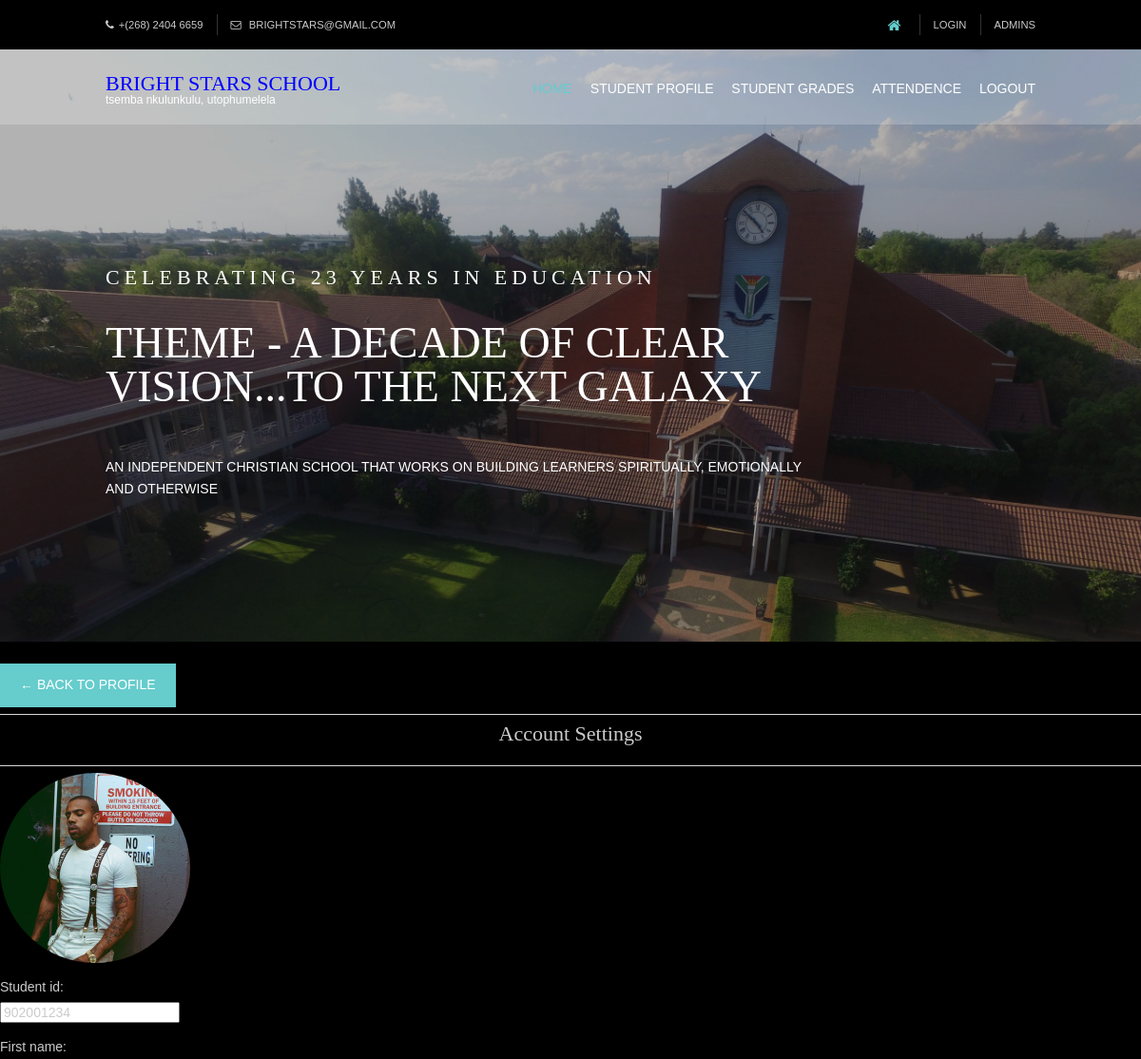
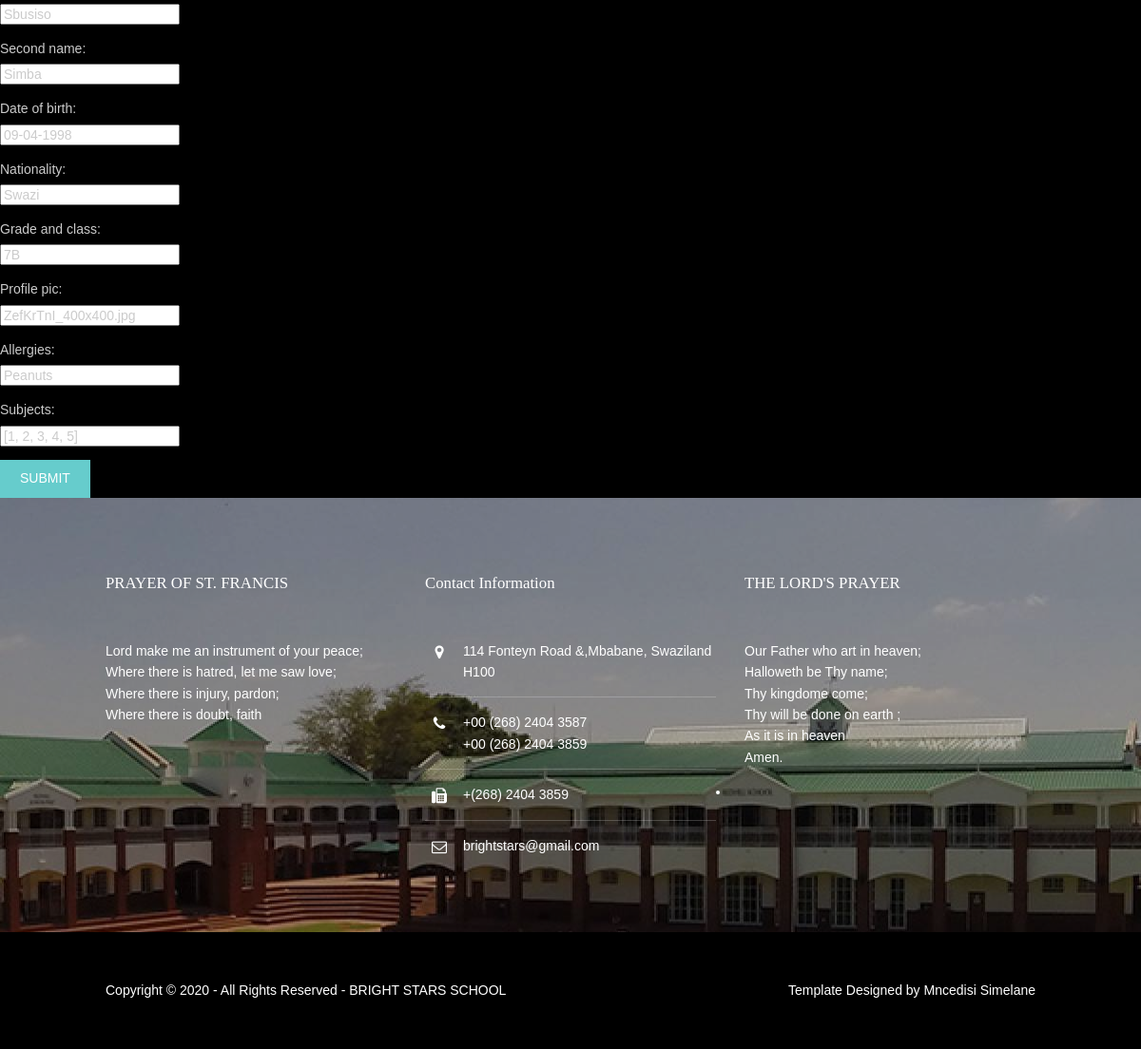
/account/ (signed in), run on the app's committed database (2 pictures, top to bottom).
### school/models.py (models this page shows, shortened)
class student_profile(models.Model):
	student_id = models.CharField(max_length=20, primary_key=True)
	user = models.OneToOneField(User, null=True, on_delete=models.CASCADE)
	first_name = models.CharField(max_length=200, null=True)
	second_name = models.CharField(max_length=200, null=True)
	date_of_birth = models.CharField(max_length=200, null=True)
	nationality = models.CharField(max_length=200, null=True)
	grade_and_class = models.CharField(max_length=200, null=True)
	profile_pic = models.ImageField(default='default.jpg', null=True, blank=True)
	allergies =  models.CharField(max_length=200, null=True)
	subjects = models.ManyToManyField(subject)

### school/decorators.py (the view)
		def wrapper_func(request, *args, **kwargs):
			group = None
			if request.user.groups.exists():
				group = request.user.groups.all()[0].name
			if group in allowed_roles:
				return view_func(request, *args, **kwargs)
			else:
				return HttpResponse('You are not authorized to view this page')

### school/forms.py
class student_profileForm(ModelForm):
	class Meta:
		model = student_profile
		fields = '__all__'
		exclude = ['user']
		widgets = {
				'student_id':forms.TextInput(attrs={'class': 'form-control' }),
				'first_name':forms.TextInput(attrs={'class': 'form-control' }),
				'second_name':forms.TextInput(attrs={'class': 'form-control' }),
				'date_of_birth':forms.TextInput(attrs={'class': 'form-control' }),
				'nationality':forms.TextInput(attrs={'class': 'form-control' }),
				'grade_and_class':forms.TextInput(attrs={'class': 'form-control' }),
				'profile_pic':forms.TextInput(attrs={'class': 'form-control' }),
				'allergies':forms.TextInput(attrs={'class': 'form-control' }),
				'subjects':forms.TextInput(attrs={'class': 'form-control' }),
		}

### school/views.py (called while the page is built)
@login_required(login_url='login')
@allowed_users(allowed_roles=['students', 'admins'])
def accountSettings(request):
	student_profile = request.user.student_profile
	form = student_profileForm(instance=student_profile)
	if request.method == 'POST':
		form = student_profileForm(request.POST, request.FILES, instance=student_profile)
		if form.is_valid():
			form.save()
	context = {'form':form}
	return render(request, 'school/account_settings.html', context)

### school/templates/school/account_settings.html (shortened to what this page needs)
{%  extends 'school/user_main.html' %}
{% load static %}
{% block content %}
<br>
<div class="row">
	<div class="col-md-3">
		<div class="card card-body">
			<a class="btn btn-warning" href="{% url 'user_home' %}"> &#8592; Back to Profile</a>
			<hr>
			<h3 style="text-align: center">Account Settings</h3>
			<hr>
			<img class="profile-pic" src="{{request.user.student_profile.profile_pic.url}}" >
		</div>
	</div>
	<div class="col-md-9">
		<div class="card card-body">
			<form method="POST" action="" enctype="multipart/form-data">
				{{form.as_p}}
			<input class="btn btn-primary" type="submit" name="Update Information">
			</form>
		</div>
	</div>
</div>
{% endblock %}

### school/templates/school/user_main.html (shortened to what this page needs)
{% load static %}
<!DOCTYPE html>
<html>
<head>
<link href="../static/layout/styles/layout.css" rel="stylesheet" type="text/css" media="all">
</head>
<body id="top">
<div class="wrapper row0">
  <div id="topbar" class="hoc clear">
    <div class="fl_left">
      <ul class="nospace">
        <li><i class="fa fa-phone"></i>+(268) 2404 6659 </li>
        <li><i class="fa fa-envelope-o"></i> brightstars@gmail.com</li>
      </ul>
    </div>
    <div class="fl_right">
      <ul class="nospace">
        <li><a href="#"><i class="fa fa-lg fa-home"></i></a></li>
        <li><a href="{% url 'login' %}">LOGIN</a></li>
        <li><a href="{% url 'teacher_panel' %}">ADMINS</a></li>
      </ul>
    </div>
  </div>
</div>
<div class="bgded overlay" style="background-image:url('../images/s8.jpg');">
  <div class="wrapper row1">
    <header id="header" class="hoc clear">
      <div id="logo" class="fl_left">
        <h1><font color="blue"><a href="{% url 'home' %}">BRIGHT STARS SCHOOL</a></font></h1>
        <p>Tsemba Nkulunkulu, utophumelela</p>
      </div>
      <nav id="mainav" class="fl_right">
        <ul class="clear">
          <li class="active"><a href="{% url 'user_home' %}">HOME</a></li>
          <li><a href="{% url 'student' %}">STUDENT PROFILE</a></li>
          <li><a href="{% url 'student_marks' %}">STUDENT GRADES</a></li>
          <li><a href="{% url 'student_attendence' %}">ATTENDENCE</a></li>
          <li><a href="{% url 'logout' %}">LOGOUT</a></li>
        </ul>
      </nav>
    </header>
  </div>
  <div id="pageintro" class="hoc clear">
    <article>
      <p class="heading">CELEBRATING  23 YEARS IN EDUCATION</p>
      <h2 class="heading">THEME - A DECADE OF CLEAR VISION...TO THE NEXT GALAXY </h2>
      <p>An Independent Christian school that works on building learners spiritually, emotionally and otherwise</p>
    </article>
  </div>
</div>
	{% block content %}
	{% endblock %}
<div class="bgded overlay" style="background-image:url('../static/images/school.jpg');">
  <div class="wrapper row4">
    <footer id="footer" class="hoc clear">
      <div class="one_third first">
        <h6 class="title">PRAYER OF ST. FRANCIS</h6>
        <font color="white"><p>Lord make me an instrument of your peace;<br>
        Where there is hatred, let me saw love;<br>
        Where there is injury, pardon;<br>
        Where there is doubt, faith<br></p>
      </div>
      <div class="one_third">
        <h6 class="title">Contact Information</h6>
        <ul class="nospace linklist contact">
          <li><i class="fa fa-map-marker"></i>
            <address>
            114 Fonteyn Road &amp;,Mbabane, Swaziland H100
            </address>
          </li>
          <li><i class="fa fa-phone"></i> +00 (268) 2404 3587<br>
            +00 (268) 2404 3859 </li>
          <li><i class="fa fa-fax"></i> +(268) 2404 3859</li>
          <li><i class="fa fa-envelope-o"></i>brightstars@gmail.com</li>
        </ul>
      </div>
      <div class="one_third">
      <h6 class="title">THE LORD'S PRAYER</h6>
        <P>Our Father who art in heaven;<br>
        Halloweth be Thy name;<br>
        Thy kingdome come;<br>
        Thy will be done on earth ;<br>
        As it is in heaven<br>
        Amen.</p>
      </div>
          <li>
          </li>
      </div>
  </div>
  <div class="wrapper row5">
    <div id="copyright" class="hoc clear">
      <font color="white"><p class="fl_left">Copyright &copy; 2020 - All Rights Reserved - <a href="#">BRIGHT STARS SCHOOL</a></font></p>
      <font color="white"><p class="fl_right">Template Designed by <a target="_blank" href="https://www.os-templates.com/" title="Free Website Templates">Mncedisi Simelane</a></p>
    </div>
  </div>
</body>
</html>

### static/layout/styles/layout.css (style rules this page uses)
#topbar { padding:15px 0; font-size:.8rem; text-transform:uppercase; }
#topbar * { margin:0; }
#topbar ul li { display:inline-block; margin-right:10px; padding-right:15px; border-right:1px solid; }
#topbar ul li:last-child { margin-right:0; padding-right:0; border-right:none; }
#topbar i { margin:0 5px 0 0; line-height:normal; }
#header #logo { margin-top:25px; }
#header #logo * { margin:0; padding:0; line-height:1; }
#header #logo h1 { font-size:22px; font-variant:small-caps; }
#header #logo p { font-size:12px; text-transform:lowercase; }
#pageintro { padding:150px 0; }
#pageintro article { max-width:75%; }
#pageintro article * { text-transform:uppercase; }
#pageintro article .heading { margin:0 0 50px 0; padding:0; line-height:1; font-size:46px; }
#pageintro article p { margin:0; }
#pageintro article p:first-of-type { margin-bottom:35px; font-size:22px; letter-spacing:5px; }
#footer { padding:80px 0; }
#footer .title { margin:0 0 50px 0; padding:0; font-size:1.2rem; }
#footer .linklist li { display:block; margin-bottom:15px; padding:0 0 15px 0; border-bottom:1px solid; }
#footer .linklist li:last-child { margin:0; padding:0; border:none; }
#footer .linklist li::before, #footer .linklist li::after { display:table; content:""; }
#footer .linklist li, #footer .linklist li::after { clear:both; }
#footer .contact.linklist li, #footer .contact.linklist li:last-child { position:relative; padding-left:40px; }
#footer .contact li * { margin:0; padding:0; line-height:1.6; }
#footer .contact li i { display:block; position:absolute; top:0; left:0; width:30px; font-size:16px; text-align:center; }
#copyright { padding:50px 0; }
#copyright * { margin:0; padding:0; }
*, *::before, *::after { transition:all .3s ease-in-out; }
nav ul, nav ol { margin:0; padding:0; list-style:none; }
#mainav, #breadcrumb, .sidebar nav { line-height:normal; }
#mainav ul.clear { margin-top:3px; }
#mainav ul { text-transform:uppercase; }
#mainav li { display:inline-block; position:relative; margin:0 15px 0 0; padding:0; }
#mainav li:last-child { margin-right:0; }
#mainav li a { display:block; padding:30px 0; }
body { color:#CBCBCB; background-color:#000000; }
a { color:#66CCCC; }
hr, .borderedbox { border-color:#D7D7D7; }
.overlay { color:#FFFFFF; background-color:inherit; }
.overlay::after { color:inherit; background-color:rgba(0,0,0,.3); }
.btn, .btn.inverse:hover { color:#FFFFFF; background-color:#66CCCC; border-color:#66CCCC; }
.row0, .row0 a { color:#CBCBCB; background-color:#000000; }
.row1 { color:#FFFFFF; background-color:rgba(255,255,255,.2); }
.row4 { color:#CBCBCB; }
.row5 { color:#676767; background-color:rgba(0,0,0,.5); }
.row5 a { color:inherit; }
#topbar ul li { border-color:rgba(255,255,255,.2); }
#topbar > div:last-of-type li:first-child a { color:#66CCCC; }
#header #logo h1 a { color:inherit; }
#footer .title { color:#FFFFFF; }
#footer .linklist li { border-color:rgba(255,255,255,.2); }
#mainav li a { color:inherit; }
#mainav .active a, #mainav a:hover, #mainav li:hover > a { color:#66CCCC; background-color:inherit; }
@media screen and (min-width:978px) { .hoc { max-width:978px; } }

### school/templates/school/account_settings.html (style rules this page uses)
.profile-pic { max-width: 200px; max-height:200px; margin: 0 auto; border-radius: 50%; }

### data on the page
student_profile: student_id "902001234", first_name "Sbusiso", second_name "Simba", date_of_birth "09-04-1998", nationality "Swazi", grade_and_class "7B", profile_pic "ZefKrTnI_400x400.jpg", allergies "Peanuts"
